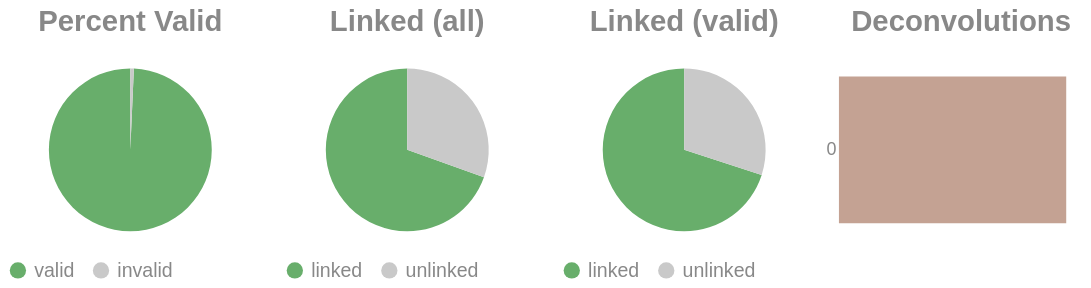

The code cell stored with this chart in its notebook:
### Code cell
if SKIPLR:
    pass
else:
    clash = Counter()
    for i in valids['molecule'].to_list():
        _mol = i.split("-")
        if len(_mol) == 1:
            clash.update('0')
        else:
            clash.update(_mol[-1])

    _d = {"deconvolutions": [], 'count': []}
    for k,v in clash.items():
        _d['deconvolutions'].append(k)
        _d['count'].append(v)

    tot_valid = valids['reads'].sum()
    mask = valids['reads'] >= 2
    n_linked_reads = valids.filter(mask)['reads'].sum()
    if n_linked_reads == 0:
        print_html("No linked molecules (>=2 reads) were detected; skipping linked-only distributions.")
        SKIPLR = True
    else:
        perc_valid = round(tot_valid / n_reads, 4)
        linked_perc_abs = round(n_linked_reads / n_reads, 4)
        linked_perc = round(n_linked_reads / tot_valid, 4)

    _valid = pl.DataFrame({"valids": ['valid', 'invalid'], "count": [tot_valid, n_reads - tot_valid]})
    _linked_abs = pl.DataFrame({"linked (absolute)": ['linked', 'unlinked'], "count": [n_linked_reads, n_reads - n_linked_reads]})
    _linked_rel = pl.DataFrame({"linked (valids)": ['linked', 'unlinked'], "count": [n_linked_reads, tot_valid - n_linked_reads]})

    (
        alt.hconcat(
            piechart(_valid, goodval = 'valid', title = "Percent Valid"),
            piechart(_linked_abs, goodval = "linked", title =  "Linked (all)"),
            piechart(_linked_rel, goodval = "linked", title =  "Linked (valid)"),
            convolutionbar(pl.DataFrame(_d), title = "Deconvolutions"),
            center = True,
            bounds = 'flush'
        )
        .resolve_scale(color='independent')
        .resolve_legend('independent')
        .properties(usermeta={'embedOptions': {"actions": False}})
    ).display()

### Figure 1 — Vega-Lite specification as saved in the notebook (floating-point values rounded to 4 significant figures)
{"width": "container", "height": 400, "config": {"title": {"anchor": "start", "dy": -15, "fontSize": 18, "color": "#888888", "subtitleColor": "#888888", "subtitleFontSize": 14}, "arc": {"fill": "#0072B2"}, "axis": {"domainColor": "#888888", "domainWidth": 0.5, "gridWidth": 0.2, "grid": false, "titleFontWeight": 400, "titleFontSize": 15, "labelFontSize": 11, "labelColor": "#888888", "tickColor": "#888888", "tickWidth": 0.2, "titleColor": "#888888"}, "axisBand": {"grid": false}, "axisX": {"grid": true, "tickSize": 10, "domainCap": "round"}, "axisY": {"domain": false, "grid": true, "tickSize": 0, "domainCap": "round"}, "background": "transparent", "header": {"labelFontSize": 15, "labelColor": "#888888", "titleFontSize": 15, "titleFontWeight": 600, "titleColor": "#888888"}, "legend": {"labelFont": "sans-serif", "labelFontSize": 12, "labelColor": "#888888", "symbolSize": 100, "symbolType": "circle", "titleFontSize": 12, "titlePadding": 10, "titleColor": "#888888", "title": null}, "range": {"category": ["#E69F00", "#56B4E9", "#009E73", "#F0E442", "#0072B2", "#D55E00", "#CC79A7", "#000000"], "diverging": ["#cfe8f3", "#a2d4ec", "#73bfe2", "#46abdb", "#1696d2", "#12719e"]}, "area": {"fill": "#0072B2", "fillOpacity": 0.7, "line": true, "strokeOpacity": 0.7}, "line": {"color": "#0072B2", "stroke": "#0072B2", "strokeWidth": 2}, "trail": {"color": "#0072B2", "stroke": "#0072B2", "strokeWidth": 0, "size": 1}, "point": {"filled": true, "fillOpacity": 1.0, "size": 95}, "text": {"color": "#888888", "fontSize": 11, "align": "right", "fontWeight": 400, "size": 11}, "bar": {"fill": "#0072B2", "stroke": null}, "view": {"stroke": null, "continuousWidth": 660, "continuousHeight": 400}}, "hconcat": [{"data": {"name": "data-194f050cfb840d14186ad14b85dc4382"}, "mark": {"type": "arc"}, "encoding": {"color": {"field": "valids", "legend": {"orient": "bottom", "title": null}, "scale": {"domain": ["valid", "invalid"], "range": ["#68ae6b", "#C9C9C9"]}, "title": "Valids", "type": "nominal"}, "theta": {"field": "count", "type": "quantitative"}, "tooltip": [{"field": "valids", "title": "Valids", "type": "ordinal"}, {"field": "percent", "format": ".2%", "title": "Percent", "type": "quantitative"}, {"field": "count", "title": "Count", "type": "quantitative"}]}, "height": 100, "title": {"text": "Percent Valid", "align": "center", "anchor": "middle"}, "transform": [{"calculate": "datum.count / 14933847", "as": "percent"}], "width": 150}, {"data": {"name": "data-fcf2f0c3c5a2cde847cd989421c7a1f1"}, "mark": {"type": "arc"}, "encoding": {"color": {"field": "linked (absolute)", "legend": {"orient": "bottom", "title": null}, "scale": {"domain": ["linked", "unlinked"], "range": ["#68ae6b", "#C9C9C9"]}, "title": "Linked (Absolute)", "type": "nominal"}, "theta": {"field": "count", "type": "quantitative"}, "tooltip": [{"field": "linked (absolute)", "title": "Linked (Absolute)", "type": "ordinal"}, {"field": "percent", "format": ".2%", "title": "Percent", "type": "quantitative"}, {"field": "count", "title": "Count", "type": "quantitative"}]}, "height": 100, "title": {"text": "Linked (all)", "align": "center", "anchor": "middle"}, "transform": [{"calculate": "datum.count / 14933847", "as": "percent"}], "width": 150}, {"data": {"name": "data-fb28579dc1885d6d66a4e8d6bce5e854"}, "mark": {"type": "arc"}, "encoding": {"color": {"field": "linked (valids)", "legend": {"orient": "bottom", "title": null}, "scale": {"domain": ["linked", "unlinked"], "range": ["#68ae6b", "#C9C9C9"]}, "title": "Linked (Valids)", "type": "nominal"}, "theta": {"field": "count", "type": "quantitative"}, "tooltip": [{"field": "linked (valids)", "title": "Linked (Valids)", "type": "ordinal"}, {"field": "percent", "format": ".2%", "title": "Percent", "type": "quantitative"}, {"field": "count", "title": "Count", "type": "quantitative"}]}, "height": 100, "title": {"text": "Linked (valid)", "align": "center", "anchor": "middle"}, "transform": [{"calculate": "datum.count / 14829846", "as": "percent"}], "width": 150}, {"data": {"name": "data-6111704229cbdcfd1ecfe2004de06e4e"}, "mark": {"type": "bar"}, "encoding": {"color": {"field": "deconvolutions", "legend": null, "scale": {"scheme": "lightgreyred"}, "type": "nominal"}, "tooltip": [{"field": "deconvolutions", "title": "Deconvolutions", "type": "ordinal"}, {"field": "percent", "format": ".2%", "title": "Percent", "type": "quantitative"}, {"field": "count", "title": "Count", "type": "quantitative"}], "x": {"axis": null, "field": "count", "type": "quantitative"}, "y": {"field": "deconvolutions", "sort": "ascending", "title": null, "type": "nominal"}}, "height": 100, "title": {"text": "Deconvolutions", "align": "center", "anchor": "middle"}, "transform": [{"calculate": "datum.count / 7441361", "as": "percent"}], "width": 150}], "bounds": "flush", "center": true, "resolve": {"legend": {"angle": "independent"}, "scale": {"color": "independent"}}, "usermeta": {"embedOptions": {"actions": false}}, "$schema": "https://vega.github.io/schema/vega-lite/v6.1.0.json", "datasets": {"data-194f050cfb840d14186ad14b85dc4382": [{"valids": "valid", "count": 14829846}, {"valids": "invalid", "count": 104001}], "data-fcf2f0c3c5a2cde847cd989421c7a1f1": [{"linked (absolute)": "linked", "count": 10385334}, {"linked (absolute)": "unlinked", "count": 4548513}], "data-fb28579dc1885d6d66a4e8d6bce5e854": [{"linked (valids)": "linked", "count": 10385334}, {"linked (valids)": "unlinked", "count": 4444512}], "data-6111704229cbdcfd1ecfe2004de06e4e": [{"deconvolutions": "0", "count": 7441361}]}}
